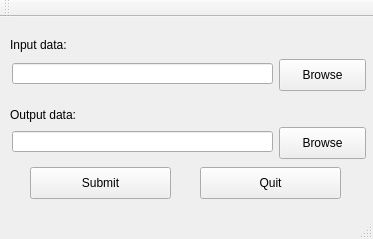
<?xml version="1.0" encoding="UTF-8"?>
<ui version="4.0">
 <class>MainWindow</class>
 <widget class="QMainWindow" name="MainWindow">
  <property name="geometry">
   <rect>
    <x>0</x>
    <y>0</y>
    <width>373</width>
    <height>239</height>
   </rect>
  </property>
  <property name="windowTitle">
   <string>MainWindow</string>
  </property>
  <widget class="QWidget" name="centralWidget">
   <widget class="QPushButton" name="submit">
    <property name="geometry">
     <rect>
      <x>30</x>
      <y>150</y>
      <width>141</width>
      <height>32</height>
     </rect>
    </property>
    <property name="text">
     <string>Submit</string>
    </property>
   </widget>
   <widget class="QPushButton" name="quit">
    <property name="geometry">
     <rect>
      <x>200</x>
      <y>150</y>
      <width>141</width>
      <height>32</height>
     </rect>
    </property>
    <property name="text">
     <string>Quit</string>
    </property>
   </widget>
   <widget class="QLabel" name="inputLabel">
    <property name="geometry">
     <rect>
      <x>10</x>
      <y>20</y>
      <width>65</width>
      <height>16</height>
     </rect>
    </property>
    <property name="text">
     <string>Input data:</string>
    </property>
   </widget>
   <widget class="QLabel" name="outputLabel">
    <property name="geometry">
     <rect>
      <x>10</x>
      <y>90</y>
      <width>77</width>
      <height>16</height>
     </rect>
    </property>
    <property name="text">
     <string>Output data:</string>
    </property>
   </widget>
   <widget class="QPushButton" name="inputBrowse">
    <property name="geometry">
     <rect>
      <x>279</x>
      <y>42</y>
      <width>87</width>
      <height>32</height>
     </rect>
    </property>
    <property name="text">
     <string>Browse</string>
    </property>
   </widget>
   <widget class="QLineEdit" name="inputPath">
    <property name="geometry">
     <rect>
      <x>12</x>
      <y>46</y>
      <width>261</width>
      <height>21</height>
     </rect>
    </property>
   </widget>
   <widget class="QPushButton" name="outputBrowse">
    <property name="geometry">
     <rect>
      <x>279</x>
      <y>110</y>
      <width>87</width>
      <height>32</height>
     </rect>
    </property>
    <property name="text">
     <string>Browse</string>
    </property>
   </widget>
   <widget class="QLineEdit" name="outputPath">
    <property name="geometry">
     <rect>
      <x>12</x>
      <y>114</y>
      <width>261</width>
      <height>21</height>
     </rect>
    </property>
   </widget>
  </widget>
  <widget class="QMenuBar" name="menuBar">
   <property name="geometry">
    <rect>
     <x>0</x>
     <y>0</y>
     <width>373</width>
     <height>22</height>
    </rect>
   </property>
  </widget>
  <widget class="QToolBar" name="mainToolBar">
   <attribute name="toolBarArea">
    <enum>TopToolBarArea</enum>
   </attribute>
   <attribute name="toolBarBreak">
    <bool>false</bool>
   </attribute>
  </widget>
  <widget class="QStatusBar" name="statusBar"/>
 </widget>
 <layoutdefault spacing="6" margin="11"/>
 <resources/>
 <connections/>
</ui>
